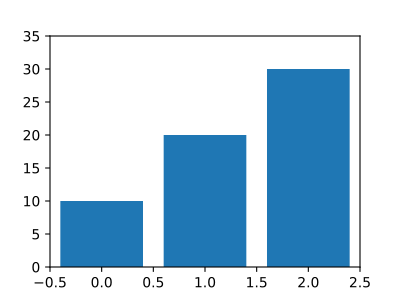

Reproduce this figure in Python.
"""Adversarial fixture: a figure script whose annotation extends past the
axis ylim, used to verify that ``lint_figure_geometry.py`` flags the
violation.

This file is intentionally bad.  The geometric lint should report:

    axes[0] text-in-bounds: text '...' at (..., ...) outside data bounds ...

If the lint stops catching this, the lint has regressed.

Not a real figure — not registered in paper_build's INPUTS-discovery.
"""

from __future__ import annotations

from pathlib import Path

import matplotlib

matplotlib.use("Agg")
import matplotlib.pyplot as plt

INPUTS = []  # adversarial fixture; no real data dependencies
UNITS = "eval-mean-final"
OUTPUTS = ["fig_bad_geometry.pdf"]


def main():
    _fig, ax = plt.subplots(figsize=(4, 3))
    ax.bar([0, 1, 2], [10, 20, 30], color="C0")
    ax.set_ylim(0, 35)
    ax.set_xlim(-0.5, 2.5)
    # Intentional violation: annotation at y=100, far above ylim_top=35.
    ax.text(1, 100, "WAY ABOVE THE PANEL", ha="center")
    out = Path(__file__).with_suffix(".pdf")
    plt.savefig(out)
    # Intentionally do NOT close the figure --- the test introspects the
    # live Figure via plt.get_fignums() after main() returns.


if __name__ == "__main__":
    main()
